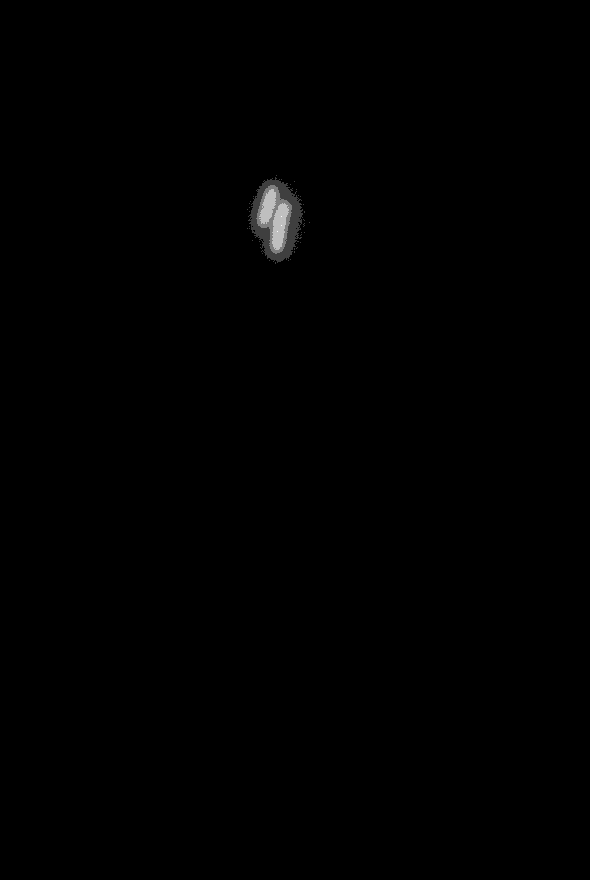
#> input picture data/bacterial_growth/bacillus_001.tif, 590 x 880 px; its folder holds only this picture in this run
$ jupyter execute --allow-errors l41_exercise_5.ipynb   (shell and % lines are left out)
#> lines starting #> are read from the running program, lines starting #| are printed output that depends on the picture; after the words box and inside, x2 and y2 are one past the last pixel; in counts of white or black regions, pixels touching at a corner belong together
# Review of exercise 5

(c) 2017 Justin Bois and Griffin Chure. This work is licensed under a [Creative Commons Attribution License CC-BY 4.0](https://creativecommons.org/licenses/by/4.0/). All code contained herein is licensed under an [MIT license](https://opensource.org/licenses/MIT).

*This exercise was generated from a Jupyter notebook.  You can download the notebook [here](l41_exercise_5.ipynb).*

[cell 1]
# Modules for interacting with our file system.
import os
import glob

# Number crunching
import numpy as np
import scipy.optimize

# Modules for image processing
import skimage.io
import skimage.morphology
import skimage.segmentation
import skimage.measure

import bootcamp_utils

# Plotting modules and settings.
import matplotlib.pyplot as plt
import seaborn as sns
colors = ['#1f77b4', '#ff7f0e', '#2ca02c', '#d62728',
          '#9467bd', '#8c564b', '#e377c2', '#7f7f7f',
          '#bcbd22', '#17becf']
sns.set(style='whitegrid', palette=colors, rc={'axes.labelsize': 16})

# The following is specific Jupyter notebooks

## Problem 5.1: Growth curves from a movie

At the dawn of the molecular revolution in biology, key experiments by Jacques Monod in which he measured growth curves of bacteria under different conditions exposed some of the mechanisms of regulation of gene expression.  Those growth curves were measured in a bulk solution.  In this exercise, we will measure bacterial growth starting from a *two bacteria*.  The movie shows *Bacillus subtilis* constitutively expressing mCherry growing under slow growth conditions.  These data were kindly donated by Jin Park from the Elowitz lab here at Caltech.

**a)** Load in the series of images contained in the directory `data/bacterial_growth/`. Be sure that however you store them (a list or tuple or other object) has the frames in the proper order.

**b)** Segment the images to separate bacteria from background.  You do not need to segment individual bacteria; this would likely require some more advanced techniques involving edge detection that we haven't covered in bootcamp.

**c)** Show a representative image from the stack (with the segmentation overlayed in green) of images with a 10 µm scale bar burned in. Be sure to check out the `README` file in the directory containing the images to get the interpixel distance.

**d)** If $m$ is the mass of bacteria, which is proportional to the area in the images, then, for exponential growth,

\begin{align}
m(t) = m_0\,\mathrm{e}^{rt},
\end{align}

where $r$ is the growth rate. Taking the logarithm of both sides gives

\begin{align}
\ln m(t) = \ln m_0 + rt.
\end{align}

So, the slope of the line on a log-log scale is the growth rate.

With this in mind, plot the bacterial area as a function of time with the area on a log scale. If the plot is linear, the bacteria are performing exponential growth.

**e)** To get the slope of the line, you can use the `np.polyfit()` function. Read the documentation for that function, and then use it to get the growth rate. Once you find the growth rate (and intercept), plot the theoretical growth curve along with the data.

### Problem 5.1: solution

**a)** We will load the images into a tuple, where the index of the tuple corresponds to the frame number.  Under normal circumstances, we would do data validation to make sure there are no skipped frames, but in the interest of brevity, we will proceed assuming all data are properly labeled and organized.

[cell 2]
# Use a list comprehension to read in the images
ims = [skimage.io.imread(fname) for fname in glob.glob('data/bacterial_growth/bacillus_*.tif')]
#> ims = 1 item

# Store it as a tuple so we don't mess with it
ims = tuple(ims)

# How many?
print('There are', len(ims), 'images.')
#| There are 1 images.

Let's take a quick look at a few of the images.  We'll look at frames `0`, `15`, `30`, and `45`.

#> (a cell that did not finish here is left out)

**b)** We will take a similar approach as in [Lesson 38](l38_intro_to_image_processing.html) to segment the image.  We will simply threshold the image using Otsu's method.

[cell 4]
# Threshold each image
ims_bw = [im > skimage.filters.threshold_otsu(im) for im in ims]
#> ims_bw = 1 item

# Take a look at the result
#> (the rest of this cell did not finish here and is left out)

This is pretty good.  Certainly good enough for generating a growth curve.

**c)** We will overlay the segmentation on image 40.  We'll use the green channel.  To burn in the scale bar, we remember that images are stored as NumPy arrays.  In looking at the README file associated with the images, the interpixel distance is 64.5 nm.  So, we need the scale bar to be $10 / 0.0645 = 155$ pixels long.  We will burn it in the lower right corner.

#> (a cell that did not finish here is left out)

The segmentation overshoots the bacteria.  We might want to try to refine this a bit.  We could do **adaptive thresholding**.  We perform automatic thresholding on subimages throughout the image.  We will take subimages to be 51 $\times$ 51, since that would span the width of one bacterium, and then some, thereby avoiding the issue of thresholding within a single bacterium (and adaptive thresholding needs an off image block size).  Adaptive thresholding is achieved using `skimage.filters.threshold_local()`. Let's give it a shot.

[cell 6]
# Initialize list of thresholded images
ims_bw = [im > skimage.filters.threshold_local(im, 51) for im in ims]

# Image to use for visualization, and normalize
#> (the rest of this cell did not finish here and is left out)

Whoa!  It did a great job with the bacteria, but the background got really messed up.  We could include pixels that are unity in both the adaptive and Otsu thresholding to take care of this.  We then use `np.logical_and()` to do an element-by-element `AND` operation on the arrays.

[cell 7]
def thresh(im, block_size=51):
    """Combined adaptive and Otsu thresholding."""
#> called with block_size = 51
    thresh_otsu = skimage.filters.threshold_otsu(im)
#> thresh_otsu = 487
#> im is the input picture: shape (880, 590) uint16; min 168, max 1047, mean 206.6
    im_bw = im > thresh_otsu
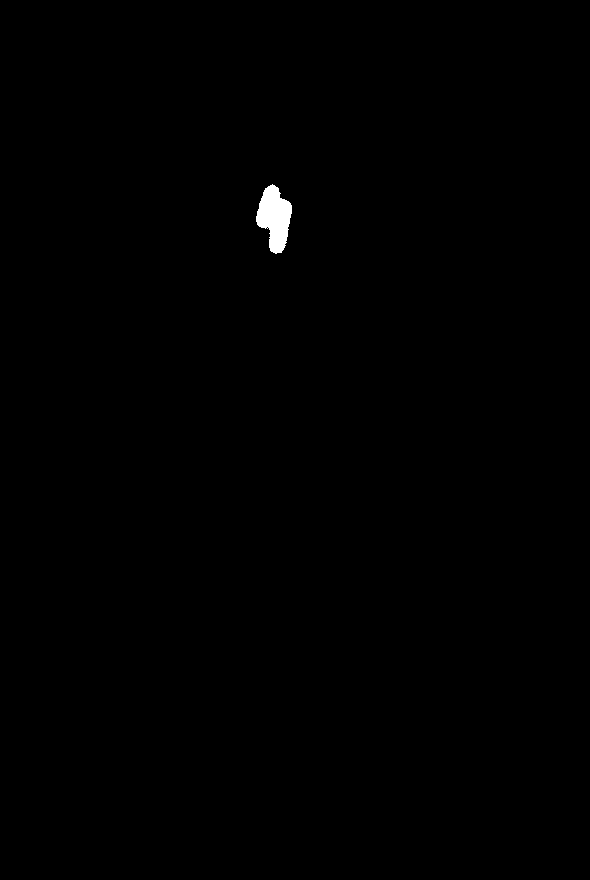
#> im_bw: shape (880, 590) bool; 0.3% white; 1 white region, box (x1, y1, x2, y2) and area: (256, 184, 292, 254) 1565
    return np.logical_and(im > skimage.filters.threshold_local(im, 51), im_bw)
#> returned value: shape (880, 590) bool; 0.26% white; 3 white regions (1 under 20 px), largest, box (x1, y1, x2, y2) and area: (269, 200, 292, 254) 754, (256, 184, 279, 228) 585

# Theshold images
ims_bw = [thresh(im) for im in ims]

# Image to use for display, and normalize
#> (the rest of this cell did not finish here and is left out)

Very nice!

**d)** To plot the growth curve, we can plot the total bacterial area on the $y$-axis (on a log scale), versus time on the $x$-axis.  To get the total area, we need to compute the total number of "bacterial" pixels in a given image, multiplied by the pixel area, which is $(64.5\text{ nm})^2 = 4160.25\text{ nm}^2$.  Also, according to the metadata, we have one frame every 15 minutes.

[cell 8]
# Compute pixel area
pixel_area = 0.0645**2

# Get total bacterial area
bac_area = pixel_area * np.array([np.sum(im_bw) for im_bw in ims_bw])
#> bac_area = [5.57]

# Get time in units of hours
t = 0.25 * np.arange(len(ims_bw))
#> t = [0]

# Plot the result
fig, ax = plt.subplots(1, 1)
ax.set_xlabel('time (hours)')
ax.set_ylabel('bacterial area (µm$^2$)')
ax.set_yscale('log')
_ = ax.plot(t, bac_area, marker='.', linestyle='none')
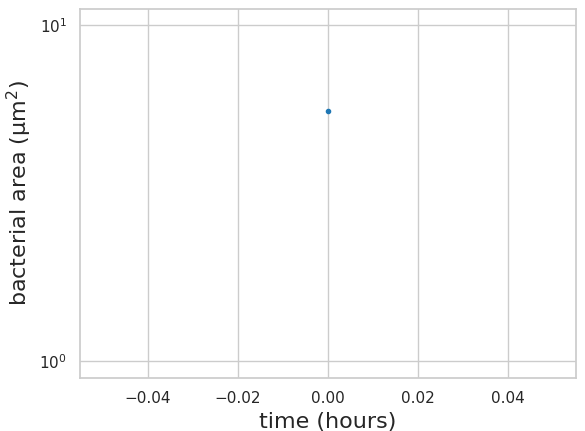
#> figure drawn by matplotlib, 1 panel
